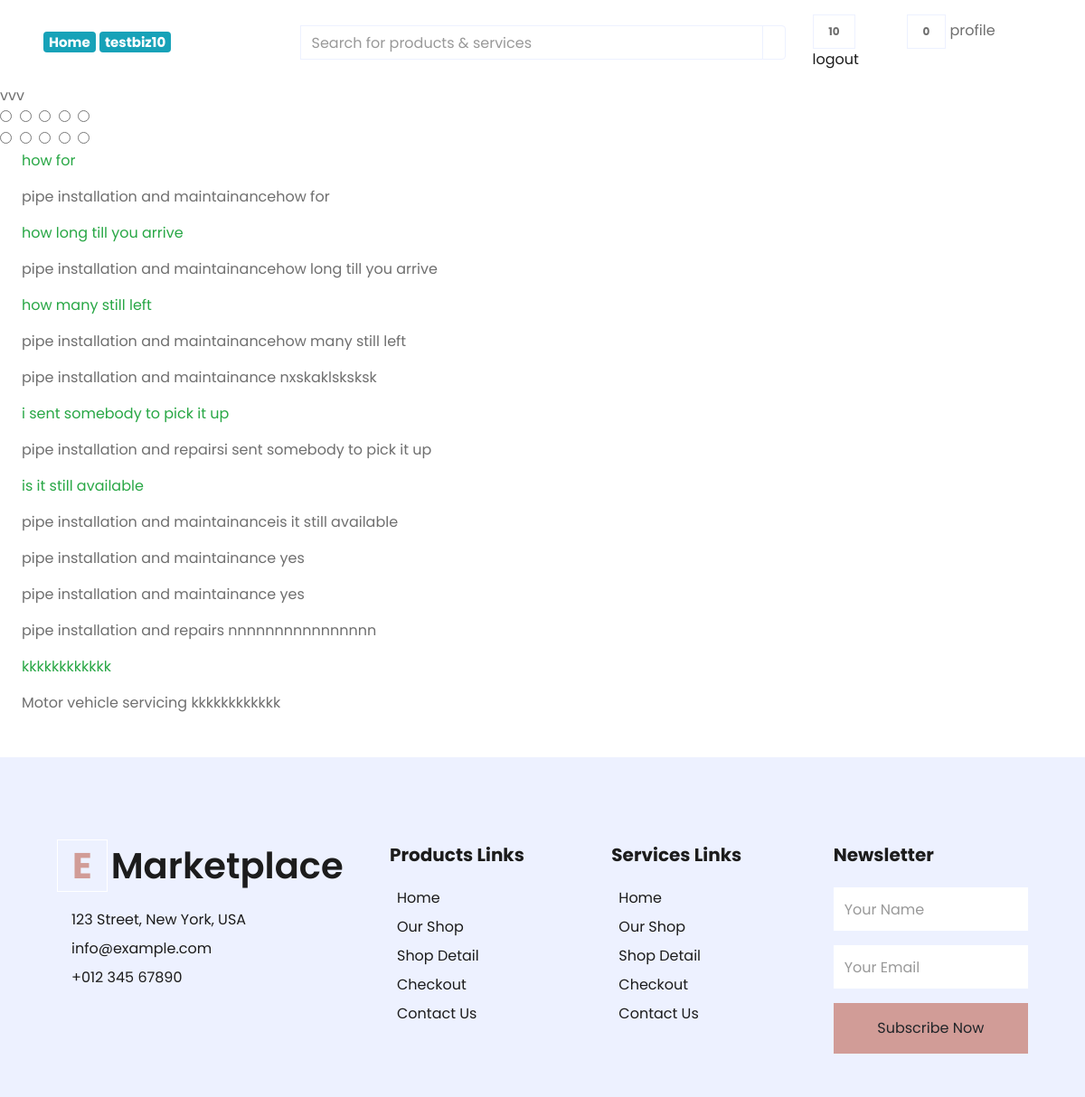
Page /enquiry_home/ (signed in) on the committed database.
### Service/models.py (models this page shows, shortened)
class Response(models.Model):
    customer = models.ForeignKey("Customer",on_delete=models.CASCADE)
    service = models.ForeignKey("Service", on_delete=models.CASCADE)
    response = models.TextField(max_length=200)
    time = models.DateTimeField()
    is_customer = models.BooleanField(default=False)

class Service(models.Model):
    business = models.ForeignKey("Business",on_delete=models.CASCADE, null=True, related_name="services")
    name = models.CharField(max_length=200)
    charges = models.DecimalField(max_digits=6, decimal_places=2)
    images = models.FileField(upload_to="photo/Service", blank=True, null=True)
    video = models.FileField(upload_to="videos", blank=True, null=True)
    description = models.TextField(max_length=200)
    def __str__(self):
      return self.name

### Service/views.py (the view)
# urls.py: path('enquiry_home/', inquire_home, name='inquire_home'),
def inquire_home(request):
    customer = Customer.objects.filter(user=request.user)
    inquiries = Response.objects.all()
    return render(request, "customer_home/eshopper-1.0.0/inquiries.html", {"inquiries":inquiries} )

### templates/customer_home/eshopper-1.0.0/inquiries.html (shortened to what this page needs)
<!DOCTYPE html>
{% extends './base.html' %}
    {% load static %}
{% block main %}
<span class="fa fa-star checked">vvv</span>
<div class="rating">
    <input type="radio" id="star5" name="rating" value="5" />
    <input type="radio" id="star4" name="rating" value="4" />
    <input type="radio" id="star3" name="rating" value="3" />
    <input type="radio" id="star2" name="rating" value="2" />
    <input type="radio" id="star1" name="rating" value="1" />
  </div>
<div class="rating">
    <input type="radio" id="star5" name="rating" value="5" />
    <input type="radio" id="star4" name="rating" value="4" />
    <input type="radio" id="star3" name="rating" value="3" />
    <input type="radio" id="star2" name="rating" value="2" />
    <input type="radio" id="star1" name="rating" value="1" />
  </div>
    <div class="container-fluid col-xxl-12 px-4">
        {% for i in inquiries %}
            {% if i.is_customer == True %}
                <p class="text-success"s>{{ i.response }}</p>
            {% endif %}
        <p>{{ i.service }}{{ i.response }}</p>
        {% endfor %}
    </div>
    {% endblock main %}

### templates/customer_home/eshopper-1.0.0/base.html (shortened to what this page needs)
<!DOCTYPE html>
<html lang="en">
<head>
    {% load static %}
    <link rel="stylesheet" href="https://stackpath.bootstrapcdn.com/bootstrap/4.3.1/css/bootstrap.min.css">
    <link href="https://cdnjs.cloudflare.com/ajax/libs/font-awesome/5.10.0/css/all.min.css' %}" rel="stylesheet">
    <link href="{% static 'styling/customer_home/assets/lib/owlcarousel/assets/owl.carousel.min.css' %}" rel="stylesheet">
    <link href="{% static 'styling/customer_home/assets/css/style.css' %}" rel="stylesheet">
</head>
<body>
    {% block topnav %}
        <div class="row align-items-center py-3 px-xl-5">
            <div class="col-lg-3 d-none d-lg-block">
                <a href="{% url 'customer_home' %}" class="text-decoration-none">
                    <span class="badge badge-info" style="font-size:15px;">Home</span>
                    <span class="badge badge-info" style="font-size:15px;">{{ user.username }}</span>
                </a>
            </div>
            <div class="col-lg-6 col-6 text-left">
                <form action="">
                    <div class="input-group">
                        <input type="text" class="form-control" placeholder="Search for products & services">
                        <div class="input-group-append">
                            <span class="input-group-text bg-transparent text-primary">
                            </span>
                        </div>
                    </div>
                </form>
            </div>
            <div class="col-lg-3 col-6 text-left">
                <div class="dropdown">
                <a href="" class="btn border">
                    <span class="badge">{{ inquiries.count }}</span>
                </a>
            </div>
                <a href="" class="btn border">
                    <span class="badge">0</span>
                </a>
                    <div class="dropdown">
                    <span>profile</span>
                    </div>
                    <a class="text-dark" style="text-decoration: None;" href="{% url 'logout_view' %}">logout</a>
                            </div>
        </div>
    {% endblock topnav %}
{% block main %}{% endblock main %}
{% block footer %}
    <div class="container-fluid bg-secondary text-dark mt-5 pt-5">
        <div class="row px-xl-5 pt-5">
            <div class="col-lg-4 col-md-12 mb-5 pr-3 pr-xl-5">
                <a href="" class="text-decoration-none">
                    <h1 class="mb-4 display-5 font-weight-semi-bold"><span class="text-primary font-weight-bold border border-white px-3 mr-1">E</span>Marketplace</h1>
                </a>
                <p class="mb-2">123 Street, New York, USA</p>
                <p class="mb-2">info@example.com</p>
                <p class="mb-0">+012 345 67890</p>
            </div>
            <div class="col-lg-8 col-md-12">
                <div class="row">
                    <div class="col-md-4 mb-5">
                        <h5 class="font-weight-bold text-dark mb-4">Products Links</h5>
                        <div class="d-flex flex-column justify-content-start">
                            <a class="text-dark mb-2" href="index.html">Home</a>
                            <a class="text-dark mb-2" href="shop.html">Our Shop</a>
                            <a class="text-dark mb-2" href="detail.html">Shop Detail</a>
                            <a class="text-dark mb-2" href="checkout.html">Checkout</a>
                            <a class="text-dark" href="contact.html">Contact Us</a>
                        </div>
                    </div>
                    <div class="col-md-4 mb-5">
                        <h5 class="font-weight-bold text-dark mb-4">Services Links</h5>
                        <div class="d-flex flex-column justify-content-start">
                            <a class="text-dark mb-2" href="index.html">Home</a>
                            <a class="text-dark mb-2" href="shop.html">Our Shop</a>
                            <a class="text-dark mb-2" href="detail.html">Shop Detail</a>
                            <a class="text-dark mb-2" href="checkout.html">Checkout</a>
                            <a class="text-dark" href="contact.html">Contact Us</a>
                        </div>
                    </div>
                    <div class="col-md-4 mb-5">
                        <h5 class="font-weight-bold text-dark mb-4">Newsletter</h5>
                        <form action="">
                            <div class="form-group">
                                <input type="text" class="form-control border-0 py-4" placeholder="Your Name" required="required" />
                            </div>
                            <div class="form-group">
                                <input type="email" class="form-control border-0 py-4" placeholder="Your Email"
                                    required="required" />
                            </div>
                            <div>
                                <button class="btn btn-primary btn-block border-0 py-3" type="submit">Subscribe Now</button>
                            </div>
                        </form>
                    </div>
                </div>
            </div>
        </div>
    </div>
{% endblock footer %}
</body>
</html>

### templates/customer_home/eshopper-1.0.0/base.html (style rules this page uses)
.dropdown { position: relative; display: inline-block; width: 100px; }
a { text-decoration: none; }

### rows in the picture
Response: response "how for", service "pipe installation and maintainance"
Response: response "how long till you arrive", service "pipe installation and maintainance"
Response: response "how many still left", service "pipe installation and maintainance"
Response: service "pipe installation and maintainance", response "nxskaklsksksk"
Response: response "i sent somebody to pick it up", service "pipe installation and repairs"
Response: response "is it still available", service "pipe installation and maintainance"
Response: service "pipe installation and maintainance", response "yes"
Response: service "pipe installation and maintainance", response "yes"
Response: service "pipe installation and repairs", response "nnnnnnnnnnnnnnnn"
Response: response "kkkkkkkkkkkk", service "Motor vehicle servicing"

### other values in the picture
{{ user.username }} "testbiz10"
{{ inquiries.count }} "10"
